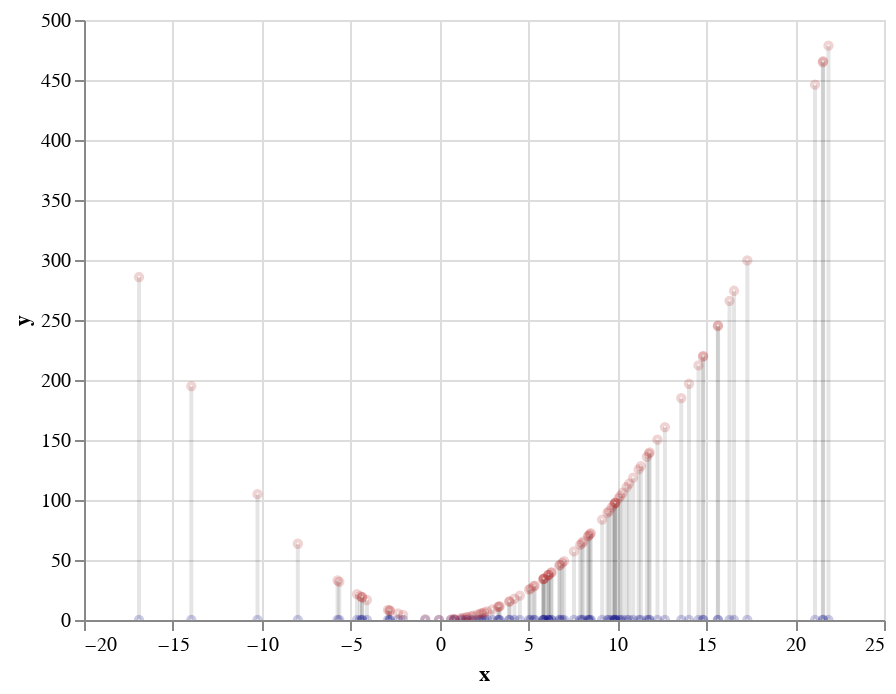

The notebook cell this image was saved under:
### Markdown cell above
### Square the data

The second definitionl of variance includes the square of each $x_i^2$ in the sample. I show the square of each $x_i$ along the y-axis with a red dot. We can see that the red dots sketch the curve of the function $x^2$. I show a little black line leading from each $x_i$ to its corresponding $x_i^2$.

### Code cell
x2_points = make_scatter_chart(size=10, opacity=.2, X=s, Y=[i ** 2 for i in s], color="firebrick")

guide_lines = make_guide_lines(s)

functools.reduce(lambda a,b : a+b,guide_lines + [x_points  + x2_points])

### Figure 1 — Vega-Lite specification as saved in the notebook (floating-point values rounded to 4 significant figures)
{"$schema": "https://vega.github.io/schema/vega-lite/v2.6.0.json", "config": {"view": {"height": 300, "width": 400}}, "layer": [{"data": {"values": [{"x": 10.07, "y": 0}, {"x": 10.07, "y": 101.4}]}, "encoding": {"x": {"field": "x", "type": "quantitative"}, "y": {"field": "y", "type": "quantitative"}}, "mark": {"color": "black", "opacity": 0.1, "type": "line"}}, {"data": {"values": [{"x": 21.56, "y": 0}, {"x": 21.56, "y": 464.8}]}, "encoding": {"x": {"field": "x", "type": "quantitative"}, "y": {"field": "y", "type": "quantitative"}}, "mark": {"color": "black", "opacity": 0.1, "type": "line"}}, {"data": {"values": [{"x": 6.781, "y": 0}, {"x": 6.781, "y": 45.99}]}, "encoding": {"x": {"field": "x", "type": "quantitative"}, "y": {"field": "y", "type": "quantitative"}}, "mark": {"color": "black", "opacity": 0.1, "type": "line"}}, {"data": {"values": [{"x": 2.395, "y": 0}, {"x": 2.395, "y": 5.736}]}, "encoding": {"x": {"field": "x", "type": "quantitative"}, "y": {"field": "y", "type": "quantitative"}}, "mark": {"color": "black", "opacity": 0.1, "type": "line"}}, {"data": {"values": [{"x": 5.355, "y": 0}, {"x": 5.355, "y": 28.68}]}, "encoding": {"x": {"field": "x", "type": "quantitative"}, "y": {"field": "y", "type": "quantitative"}}, "mark": {"color": "black", "opacity": 0.1, "type": "line"}}, {"data": {"values": [{"x": 0.6463, "y": 0}, {"x": 0.6463, "y": 0.4177}]}, "encoding": {"x": {"field": "x", "type": "quantitative"}, "y": {"field": "y", "type": "quantitative"}}, "mark": {"color": "black", "opacity": 0.1, "type": "line"}}, {"data": {"values": [{"x": 5.817, "y": 0}, {"x": 5.817, "y": 33.84}]}, "encoding": {"x": {"field": "x", "type": "quantitative"}, "y": {"field": "y", "type": "quantitative"}}, "mark": {"color": "black", "opacity": 0.1, "type": "line"}}, {"data": {"values": [{"x": 9.885, "y": 0}, {"x": 9.885, "y": 97.72}]}, "encoding": {"x": {"field": "x", "type": "quantitative"}, "y": {"field": "y", "type": "quantitative"}}, "mark": {"color": "black", "opacity": 0.1, "type": "line"}}, {"data": {"values": [{"x": 10.3, "y": 0}, {"x": 10.3, "y": 106.0}]}, "encoding": {"x": {"field": "x", "type": "quantitative"}, "y": {"field": "y", "type": "quantitative"}}, "mark": {"color": "black", "opacity": 0.1, "type": "line"}}, {"data": {"values": [{"x": 10.52, "y": 0}, {"x": 10.52, "y": 110.7}]}, "encoding": {"x": {"field": "x", "type": "quantitative"}, "y": {"field": "y", "type": "quantitative"}}, "mark": {"color": "black", "opacity": 0.1, "type": "line"}}, {"data": {"values": [{"x": -4.646, "y": 0}, {"x": -4.646, "y": 21.58}]}, "encoding": {"x": {"field": "x", "type": "quantitative"}, "y": {"field": "y", "type": "quantitative"}}, "mark": {"color": "black", "opacity": 0.1, "type": "line"}}, {"data": {"values": [{"x": 10.66, "y": 0}, {"x": 10.66, "y": 113.7}]}, "encoding": {"x": {"field": "x", "type": "quantitative"}, "y": {"field": "y", "type": "quantitative"}}, "mark": {"color": "black", "opacity": 0.1, "type": "line"}}, {"data": {"values": [{"x": 0.8263, "y": 0}, {"x": 0.8263, "y": 0.6828}]}, "encoding": {"x": {"field": "x", "type": "quantitative"}, "y": {"field": "y", "type": "quantitative"}}, "mark": {"color": "black", "opacity": 0.1, "type": "line"}}, {"data": {"values": [{"x": 16.31, "y": 0}, {"x": 16.31, "y": 266.0}]}, "encoding": {"x": {"field": "x", "type": "quantitative"}, "y": {"field": "y", "type": "quantitative"}}, "mark": {"color": "black", "opacity": 0.1, "type": "line"}}, {"data": {"values": [{"x": 6.115, "y": 0}, {"x": 6.115, "y": 37.39}]}, "encoding": {"x": {"field": "x", "type": "quantitative"}, "y": {"field": "y", "type": "quantitative"}}, "mark": {"color": "black", "opacity": 0.1, "type": "line"}}, {"data": {"values": [{"x": 0.8368, "y": 0}, {"x": 0.8368, "y": 0.7003}]}, "encoding": {"x": {"field": "x", "type": "quantitative"}, "y": {"field": "y", "type": "quantitative"}}, "mark": {"color": "black", "opacity": 0.1, "type": "line"}}, {"data": {"values": [{"x": -2.334, "y": 0}, {"x": -2.334, "y": 5.447}]}, "encoding": {"x": {"field": "x", "type": "quantitative"}, "y": {"field": "y", "type": "quantitative"}}, "mark": {"color": "black", "opacity": 0.1, "type": "line"}}, {"data": {"values": [{"x": 21.88, "y": 0}, {"x": 21.88, "y": 478.6}]}, "encoding": {"x": {"field": "x", "type": "quantitative"}, "y": {"field": "y", "type": "quantitative"}}, "mark": {"color": "black", "opacity": 0.1, "type": "line"}}, {"data": {"values": [{"x": -4.463, "y": 0}, {"x": -4.463, "y": 19.92}]}, "encoding": {"x": {"field": "x", "type": "quantitative"}, "y": {"field": "y", "type": "quantitative"}}, "mark": {"color": "black", "opacity": 0.1, "type": "line"}}, {"data": {"values": [{"x": 1.563, "y": 0}, {"x": 1.563, "y": 2.442}]}, "encoding": {"x": {"field": "x", "type": "quantitative"}, "y": {"field": "y", "type": "quantitative"}}, "mark": {"color": "black", "opacity": 0.1, "type": "line"}}, {"data": {"values": [{"x": 8.511, "y": 0}, {"x": 8.511, "y": 72.44}]}, "encoding": {"x": {"field": "x", "type": "quantitative"}, "y": {"field": "y", "type": "quantitative"}}, "mark": {"color": "black", "opacity": 0.1, "type": "line"}}, {"data": {"values": [{"x": 7.91, "y": 0}, {"x": 7.91, "y": 62.58}]}, "encoding": {"x": {"field": "x", "type": "quantitative"}, "y": {"field": "y", "type": "quantitative"}}, "mark": {"color": "black", "opacity": 0.1, "type": "line"}}, {"data": {"values": [{"x": -2.903, "y": 0}, {"x": -2.903, "y": 8.426}]}, "encoding": {"x": {"field": "x", "type": "quantitative"}, "y": {"field": "y", "type": "quantitative"}}, "mark": {"color": "black", "opacity": 0.1, "type": "line"}}, {"data": {"values": [{"x": 5.302, "y": 0}, {"x": 5.302, "y": 28.11}]}, "encoding": {"x": {"field": "x", "type": "quantitative"}, "y": {"field": "y", "type": "quantitative"}}, "mark": {"color": "black", "opacity": 0.1, "type": "line"}}, {"data": {"values": [{"x": -2.05, "y": 0}, {"x": -2.05, "y": 4.204}]}, "encoding": {"x": {"field": "x", "type": "quantitative"}, "y": {"field": "y", "type": "quantitative"}}, "mark": {"color": "black", "opacity": 0.1, "type": "line"}}, {"data": {"values": [{"x": 2.508, "y": 0}, {"x": 2.508, "y": 6.292}]}, "encoding": {"x": {"field": "x", "type": "quantitative"}, "y": {"field": "y", "type": "quantitative"}}, "mark": {"color": "black", "opacity": 0.1, "type": "line"}}, {"data": {"values": [{"x": 5.852, "y": 0}, {"x": 5.852, "y": 34.25}]}, "encoding": {"x": {"field": "x", "type": "quantitative"}, "y": {"field": "y", "type": "quantitative"}}, "mark": {"color": "black", "opacity": 0.1, "type": "line"}}, {"data": {"values": [{"x": 14.81, "y": 0}, {"x": 14.81, "y": 219.4}]}, "encoding": {"x": {"field": "x", "type": "quantitative"}, "y": {"field": "y", "type": "quantitative"}}, "mark": {"color": "black", "opacity": 0.1, "type": "line"}}, {"data": {"values": [{"x": -16.91, "y": 0}, {"x": -16.91, "y": 285.8}]}, "encoding": {"x": {"field": "x", "type": "quantitative"}, "y": {"field": "y", "type": "quantitative"}}, "mark": {"color": "black", "opacity": 0.1, "type": "line"}}, {"data": {"values": [{"x": -4.085, "y": 0}, {"x": -4.085, "y": 16.69}]}, "encoding": {"x": {"field": "x", "type": "quantitative"}, "y": {"field": "y", "type": "quantitative"}}, "mark": {"color": "black", "opacity": 0.1, "type": "line"}}, {"data": {"values": [{"x": 1.909, "y": 0}, {"x": 1.909, "y": 3.643}]}, "encoding": {"x": {"field": "x", "type": "quantitative"}, "y": {"field": "y", "type": "quantitative"}}, "mark": {"color": "black", "opacity": 0.1, "type": "line"}}, {"data": {"values": [{"x": 6.132, "y": 0}, {"x": 6.132, "y": 37.61}]}, "encoding": {"x": {"field": "x", "type": "quantitative"}, "y": {"field": "y", "type": "quantitative"}}, "mark": {"color": "black", "opacity": 0.1, "type": "line"}}, {"data": {"values": [{"x": 10.17, "y": 0}, {"x": 10.17, "y": 103.3}]}, "encoding": {"x": {"field": "x", "type": "quantitative"}, "y": {"field": "y", "type": "quantitative"}}, "mark": {"color": "black", "opacity": 0.1, "type": "line"}}, {"data": {"values": [{"x": 8.388, "y": 0}, {"x": 8.388, "y": 70.35}]}, "encoding": {"x": {"field": "x", "type": "quantitative"}, "y": {"field": "y", "type": "quantitative"}}, "mark": {"color": "black", "opacity": 0.1, "type": "line"}}, {"data": {"values": [{"x": 15.65, "y": 0}, {"x": 15.65, "y": 244.9}]}, "encoding": {"x": {"field": "x", "type": "quantitative"}, "y": {"field": "y", "type": "quantitative"}}, "mark": {"color": "black", "opacity": 0.1, "type": "line"}}, {"data": {"values": [{"x": -2.813, "y": 0}, {"x": -2.813, "y": 7.911}]}, "encoding": {"x": {"field": "x", "type": "quantitative"}, "y": {"field": "y", "type": "quantitative"}}, "mark": {"color": "black", "opacity": 0.1, "type": "line"}}, {"data": {"values": [{"x": 9.802, "y": 0}, {"x": 9.802, "y": 96.08}]}, "encoding": {"x": {"field": "x", "type": "quantitative"}, "y": {"field": "y", "type": "quantitative"}}, "mark": {"color": "black", "opacity": 0.1, "type": "line"}}, {"data": {"values": [{"x": 4.514, "y": 0}, {"x": 4.514, "y": 20.38}]}, "encoding": {"x": {"field": "x", "type": "quantitative"}, "y": {"field": "y", "type": "quantitative"}}, "mark": {"color": "black", "opacity": 0.1, "type": "line"}}, {"data": {"values": [{"x": 6.898, "y": 0}, {"x": 6.898, "y": 47.58}]}, "encoding": {"x": {"field": "x", "type": "quantitative"}, "y": {"field": "y", "type": "quantitative"}}, "mark": {"color": "black", "opacity": 0.1, "type": "line"}}, {"data": {"values": [{"x": 14.03, "y": 0}, {"x": 14.03, "y": 196.9}]}, "encoding": {"x": {"field": "x", "type": "quantitative"}, "y": {"field": "y", "type": "quantitative"}}, "mark": {"color": "black", "opacity": 0.1, "type": "line"}}, {"data": {"values": [{"x": -10.24, "y": 0}, {"x": -10.24, "y": 104.8}]}, "encoding": {"x": {"field": "x", "type": "quantitative"}, "y": {"field": "y", "type": "quantitative"}}, "mark": {"color": "black", "opacity": 0.1, "type": "line"}}, {"data": {"values": [{"x": 11.78, "y": 0}, {"x": 11.78, "y": 138.7}]}, "encoding": {"x": {"field": "x", "type": "quantitative"}, "y": {"field": "y", "type": "quantitative"}}, "mark": {"color": "black", "opacity": 0.1, "type": "line"}}, {"data": {"values": [{"x": -7.971, "y": 0}, {"x": -7.971, "y": 63.54}]}, "encoding": {"x": {"field": "x", "type": "quantitative"}, "y": {"field": "y", "type": "quantitative"}}, "mark": {"color": "black", "opacity": 0.1, "type": "line"}}, {"data": {"values": [{"x": 3.941, "y": 0}, {"x": 3.941, "y": 15.53}]}, "encoding": {"x": {"field": "x", "type": "quantitative"}, "y": {"field": "y", "type": "quantitative"}}, "mark": {"color": "black", "opacity": 0.1, "type": "line"}}, {"data": {"values": [{"x": 10.89, "y": 0}, {"x": 10.89, "y": 118.6}]}, "encoding": {"x": {"field": "x", "type": "quantitative"}, "y": {"field": "y", "type": "quantitative"}}, "mark": {"color": "black", "opacity": 0.1, "type": "line"}}, {"data": {"values": [{"x": 1.303, "y": 0}, {"x": 1.303, "y": 1.698}]}, "encoding": {"x": {"field": "x", "type": "quantitative"}, "y": {"field": "y", "type": "quantitative"}}, "mark": {"color": "black", "opacity": 0.1, "type": "line"}}, {"data": {"values": [{"x": 7.561, "y": 0}, {"x": 7.561, "y": 57.17}]}, "encoding": {"x": {"field": "x", "type": "quantitative"}, "y": {"field": "y", "type": "quantitative"}}, "mark": {"color": "black", "opacity": 0.1, "type": "line"}}, {"data": {"values": [{"x": 6.285, "y": 0}, {"x": 6.285, "y": 39.5}]}, "encoding": {"x": {"field": "x", "type": "quantitative"}, "y": {"field": "y", "type": "quantitative"}}, "mark": {"color": "black", "opacity": 0.1, "type": "line"}}, {"data": {"values": [{"x": 4.208, "y": 0}, {"x": 4.208, "y": 17.7}]}, "encoding": {"x": {"field": "x", "type": "quantitative"}, "y": {"field": "y", "type": "quantitative"}}, "mark": {"color": "black", "opacity": 0.1, "type": "line"}}, {"data": {"values": [{"x": 2.146, "y": 0}, {"x": 2.146, "y": 4.607}]}, "encoding": {"x": {"field": "x", "type": "quantitative"}, "y": {"field": "y", "type": "quantitative"}}, "mark": {"color": "black", "opacity": 0.1, "type": "line"}}, {"data": {"values": [{"x": 8.455, "y": 0}, {"x": 8.455, "y": 71.49}]}, "encoding": {"x": {"field": "x", "type": "quantitative"}, "y": {"field": "y", "type": "quantitative"}}, "mark": {"color": "black", "opacity": 0.1, "type": "line"}}, {"data": {"values": [{"x": 3.383, "y": 0}, {"x": 3.383, "y": 11.44}]}, "encoding": {"x": {"field": "x", "type": "quantitative"}, "y": {"field": "y", "type": "quantitative"}}, "mark": {"color": "black", "opacity": 0.1, "type": "line"}}, {"data": {"values": [{"x": -0.8022, "y": 0}, {"x": -0.8022, "y": 0.6435}]}, "encoding": {"x": {"field": "x", "type": "quantitative"}, "y": {"field": "y", "type": "quantitative"}}, "mark": {"color": "black", "opacity": 0.1, "type": "line"}}, {"data": {"values": [{"x": 12.68, "y": 0}, {"x": 12.68, "y": 160.7}]}, "encoding": {"x": {"field": "x", "type": "quantitative"}, "y": {"field": "y", "type": "quantitative"}}, "mark": {"color": "black", "opacity": 0.1, "type": "line"}}, {"data": {"values": [{"x": 5.864, "y": 0}, {"x": 5.864, "y": 34.39}]}, "encoding": {"x": {"field": "x", "type": "quantitative"}, "y": {"field": "y", "type": "quantitative"}}, "mark": {"color": "black", "opacity": 0.1, "type": "line"}}, {"data": {"values": [{"x": 11.66, "y": 0}, {"x": 11.66, "y": 136.0}]}, "encoding": {"x": {"field": "x", "type": "quantitative"}, "y": {"field": "y", "type": "quantitative"}}, "mark": {"color": "black", "opacity": 0.1, "type": "line"}}, {"data": {"values": [{"x": 3.915, "y": 0}, {"x": 3.915, "y": 15.33}]}, "encoding": {"x": {"field": "x", "type": "quantitative"}, "y": {"field": "y", "type": "quantitative"}}, "mark": {"color": "black", "opacity": 0.1, "type": "line"}}, {"data": {"values": [{"x": -2.785, "y": 0}, {"x": -2.785, "y": 7.755}]}, "encoding": {"x": {"field": "x", "type": "quantitative"}, "y": {"field": "y", "type": "quantitative"}}, "mark": {"color": "black", "opacity": 0.1, "type": "line"}}, {"data": {"values": [{"x": 6.296, "y": 0}, {"x": 6.296, "y": 39.63}]}, "encoding": {"x": {"field": "x", "type": "quantitative"}, "y": {"field": "y", "type": "quantitative"}}, "mark": {"color": "black", "opacity": 0.1, "type": "line"}}, {"data": {"values": [{"x": 17.31, "y": 0}, {"x": 17.31, "y": 299.7}]}, "encoding": {"x": {"field": "x", "type": "quantitative"}, "y": {"field": "y", "type": "quantitative"}}, "mark": {"color": "black", "opacity": 0.1, "type": "line"}}, {"data": {"values": [{"x": 9.525, "y": 0}, {"x": 9.525, "y": 90.73}]}, "encoding": {"x": {"field": "x", "type": "quantitative"}, "y": {"field": "y", "type": "quantitative"}}, "mark": {"color": "black", "opacity": 0.1, "type": "line"}}, {"data": {"values": [{"x": 21.12, "y": 0}, {"x": 21.12, "y": 446.1}]}, "encoding": {"x": {"field": "x", "type": "quantitative"}, "y": {"field": "y", "type": "quantitative"}}, "mark": {"color": "black", "opacity": 0.1, "type": "line"}}, {"data": {"values": [{"x": -5.639, "y": 0}, {"x": -5.639, "y": 31.8}]}, "encoding": {"x": {"field": "x", "type": "quantitative"}, "y": {"field": "y", "type": "quantitative"}}, "mark": {"color": "black", "opacity": 0.1, "type": "line"}}, {"data": {"values": [{"x": 11.82, "y": 0}, {"x": 11.82, "y": 139.7}]}, "encoding": {"x": {"field": "x", "type": "quantitative"}, "y": {"field": "y", "type": "quantitative"}}, "mark": {"color": "black", "opacity": 0.1, "type": "line"}}, {"data": {"values": [{"x": 9.871, "y": 0}, {"x": 9.871, "y": 97.43}]}, "encoding": {"x": {"field": "x", "type": "quantitative"}, "y": {"field": "y", "type": "quantitative"}}, "mark": {"color": "black", "opacity": 0.1, "type": "line"}}, {"data": {"values": [{"x": 12.26, "y": 0}, {"x": 12.26, "y": 150.2}]}, "encoding": {"x": {"field": "x", "type": "quantitative"}, "y": {"field": "y", "type": "quantitative"}}, "mark": {"color": "black", "opacity": 0.1, "type": "line"}}, {"data": {"values": [{"x": 5.035, "y": 0}, {"x": 5.035, "y": 25.35}]}, "encoding": {"x": {"field": "x", "type": "quantitative"}, "y": {"field": "y", "type": "quantitative"}}, "mark": {"color": "black", "opacity": 0.1, "type": "line"}}, {"data": {"values": [{"x": 2.3, "y": 0}, {"x": 2.3, "y": 5.289}]}, "encoding": {"x": {"field": "x", "type": "quantitative"}, "y": {"field": "y", "type": "quantitative"}}, "mark": {"color": "black", "opacity": 0.1, "type": "line"}}, {"data": {"values": [{"x": 8.354, "y": 0}, {"x": 8.354, "y": 69.79}]}, "encoding": {"x": {"field": "x", "type": "quantitative"}, "y": {"field": "y", "type": "quantitative"}}, "mark": {"color": "black", "opacity": 0.1, "type": "line"}}, {"data": {"values": [{"x": 6.728, "y": 0}, {"x": 6.728, "y": 45.27}]}, "encoding": {"x": {"field": "x", "type": "quantitative"}, "y": {"field": "y", "type": "quantitative"}}, "mark": {"color": "black", "opacity": 0.1, "type": "line"}}, {"data": {"values": [{"x": 14.84, "y": 0}, {"x": 14.84, "y": 220.2}]}, "encoding": {"x": {"field": "x", "type": "quantitative"}, "y": {"field": "y", "type": "quantitative"}}, "mark": {"color": "black", "opacity": 0.1, "type": "line"}}, {"data": {"values": [{"x": -4.355, "y": 0}, {"x": -4.355, "y": 18.97}]}, "encoding": {"x": {"field": "x", "type": "quantitative"}, "y": {"field": "y", "type": "quantitative"}}, "mark": {"color": "black", "opacity": 0.1, "type": "line"}}, {"data": {"values": [{"x": 15.67, "y": 0}, {"x": 15.67, "y": 245.5}]}, "encoding": {"x": {"field": "x", "type": "quantitative"}, "y": {"field": "y", "type": "quantitative"}}, "mark": {"color": "black", "opacity": 0.1, "type": "line"}}, {"data": {"values": [{"x": 21.58, "y": 0}, {"x": 21.58, "y": 465.7}]}, "encoding": {"x": {"field": "x", "type": "quantitative"}, "y": {"field": "y", "type": "quantitative"}}, "mark": {"color": "black", "opacity": 0.1, "type": "line"}}, {"data": {"values": [{"x": 14.56, "y": 0}, {"x": 14.56, "y": 212.1}]}, "encoding": {"x": {"field": "x", "type": "quantitative"}, "y": {"field": "y", "type": "quantitative"}}, "mark": {"color": "black", "opacity": 0.1, "type": "line"}}, {"data": {"values": [{"x": 7.008, "y": 0}, {"x": 7.008, "y": 49.11}]}, "encoding": {"x": {"field": "x", "type": "quantitative"}, "y": {"field": "y", "type": "quantitative"}}, "mark": {"color": "black", "opacity": 0.1, "type": "line"}}, {"data": {"values": [{"x": 2.971, "y": 0}, {"x": 2.971, "y": 8.824}]}, "encoding": {"x": {"field": "x", "type": "quantitative"}, "y": {"field": "y", "type": "quantitative"}}, "mark": {"color": "black", "opacity": 0.1, "type": "line"}}, {"data": {"values": [{"x": 8.088, "y": 0}, {"x": 8.088, "y": 65.42}]}, "encoding": {"x": {"field": "x", "type": "quantitative"}, "y": {"field": "y", "type": "quantitative"}}, "mark": {"color": "black", "opacity": 0.1, "type": "line"}}, {"data": {"values": [{"x": 1.775, "y": 0}, {"x": 1.775, "y": 3.152}]}, "encoding": {"x": {"field": "x", "type": "quantitative"}, "y": {"field": "y", "type": "quantitative"}}, "mark": {"color": "black", "opacity": 0.1, "type": "line"}}, {"data": {"values": [{"x": -0.03334, "y": 0}, {"x": -0.03334, "y": 0.001112}]}, "encoding": {"x": {"field": "x", "type": "quantitative"}, "y": {"field": "y", "type": "quantitative"}}, "mark": {"color": "black", "opacity": 0.1, "type": "line"}}, {"data": {"values": [{"x": 16.56, "y": 0}, {"x": 16.56, "y": 274.3}]}, "encoding": {"x": {"field": "x", "type": "quantitative"}, "y": {"field": "y", "type": "quantitative"}}, "mark": {"color": "black", "opacity": 0.1, "type": "line"}}, {"data": {"values": [{"x": 1.194, "y": 0}, {"x": 1.194, "y": 1.425}]}, "encoding": {"x": {"field": "x", "type": "quantitative"}, "y": {"field": "y", "type": "quantitative"}}, "mark": {"color": "black", "opacity": 0.1, "type": "line"}}, {"data": {"values": [{"x": -5.738, "y": 0}, {"x": -5.738, "y": 32.92}]}, "encoding": {"x": {"field": "x", "type": "quantitative"}, "y": {"field": "y", "type": "quantitative"}}, "mark": {"color": "black", "opacity": 0.1, "type": "line"}}, {"data": {"values": [{"x": 9.88, "y": 0}, {"x": 9.88, "y": 97.62}]}, "encoding": {"x": {"field": "x", "type": "quantitative"}, "y": {"field": "y", "type": "quantitative"}}, "mark": {"color": "black", "opacity": 0.1, "type": "line"}}, {"data": {"values": [{"x": 2.676, "y": 0}, {"x": 2.676, "y": 7.159}]}, "encoding": {"x": {"field": "x", "type": "quantitative"}, "y": {"field": "y", "type": "quantitative"}}, "mark": {"color": "black", "opacity": 0.1, "type": "line"}}, {"data": {"values": [{"x": 13.6, "y": 0}, {"x": 13.6, "y": 184.8}]}, "encoding": {"x": {"field": "x", "type": "quantitative"}, "y": {"field": "y", "type": "quantitative"}}, "mark": {"color": "black", "opacity": 0.1, "type": "line"}}, {"data": {"values": [{"x": 7.997, "y": 0}, {"x": 7.997, "y": 63.96}]}, "encoding": {"x": {"field": "x", "type": "quantitative"}, "y": {"field": "y", "type": "quantitative"}}, "mark": {"color": "black", "opacity": 0.1, "type": "line"}}, {"data": {"values": [{"x": 6.124, "y": 0}, {"x": 6.124, "y": 37.5}]}, "encoding": {"x": {"field": "x", "type": "quantitative"}, "y": {"field": "y", "type": "quantitative"}}, "mark": {"color": "black", "opacity": 0.1, "type": "line"}}, {"data": {"values": [{"x": -4.355, "y": 0}, {"x": -4.355, "y": 18.97}]}, "encoding": {"x": {"field": "x", "type": "quantitative"}, "y": {"field": "y", "type": "quantitative"}}, "mark": {"color": "black", "opacity": 0.1, "type": "line"}}, {"data": {"values": [{"x": 9.447, "y": 0}, {"x": 9.447, "y": 89.25}]}, "encoding": {"x": {"field": "x", "type": "quantitative"}, "y": {"field": "y", "type": "quantitative"}}, "mark": {"color": "black", "opacity": 0.1, "type": "line"}}, {"data": {"values": [{"x": 5.888, "y": 0}, {"x": 5.888, "y": 34.67}]}, "encoding": {"x": {"field": "x", "type": "quantitative"}, "y": {"field": "y", "type": "quantitative"}}, "mark": {"color": "black", "opacity": 0.1, "type": "line"}}, {"data": {"values": [{"x": 1.488, "y": 0}, {"x": 1.488, "y": 2.215}]}, "encoding": {"x": {"field": "x", "type": "quantitative"}, "y": {"field": "y", "type": "quantitative"}}, "mark": {"color": "black", "opacity": 0.1, "type": "line"}}, {"data": {"values": [{"x": 3.296, "y": 0}, {"x": 3.296, "y": 10.87}]}, "encoding": {"x": {"field": "x", "type": "quantitative"}, "y": {"field": "y", "type": "quantitative"}}, "mark": {"color": "black", "opacity": 0.1, "type": "line"}}, {"data": {"values": [{"x": -13.96, "y": 0}, {"x": -13.96, "y": 194.9}]}, "encoding": {"x": {"field": "x", "type": "quantitative"}, "y": {"field": "y", "type": "quantitative"}}, "mark": {"color": "black", "opacity": 0.1, "type": "line"}}, {"data": {"values": [{"x": 5.118, "y": 0}, {"x": 5.118, "y": 26.2}]}, "encoding": {"x": {"field": "x", "type": "quantitative"}, "y": {"field": "y", "type": "quantitative"}}, "mark": {"color": "black", "opacity": 0.1, "type": "line"}}, {"data": {"values": [{"x": 9.684, "y": 0}, {"x": 9.684, "y": 93.78}]}, "encoding": {"x": {"field": "x", "type": "quantitative"}, "y": {"field": "y", "type": "quantitative"}}, "mark": {"color": "black", "opacity": 0.1, "type": "line"}}, {"data": {"values": [{"x": 9.145, "y": 0}, {"x": 9.145, "y": 83.63}]}, "encoding": {"x": {"field": "x", "type": "quantitative"}, "y": {"field": "y", "type": "quantitative"}}, "mark": {"color": "black", "opacity": 0.1, "type": "line"}}, {"data": {"values": [{"x": 11.2, "y": 0}, {"x": 11.2, "y": 125.5}]}, "encoding": {"x": {"field": "x", "type": "quantitative"}, "y": {"field": "y", "type": "quantitative"}}, "mark": {"color": "black", "opacity": 0.1, "type": "line"}}, {"data": {"values": [{"x": 11.32, "y": 0}, {"x": 11.32, "y": 128.2}]}, "encoding": {"x": {"field": "x", "type": "quantitative"}, "y": {"field": "y", "type": "quantitative"}}, "mark": {"color": "black", "opacity": 0.1, "type": "line"}}, {"data": {"values": [{"x": 3.336, "y": 0}, {"x": 3.336, "y": 11.13}]}, "encoding": {"x": {"field": "x", "type": "quantitative"}, "y": {"field": "y", "type": "quantitative"}}, "mark": {"color": "black", "opacity": 0.1, "type": "line"}}, {"layer": [{"data": {"values": [{"x": 10.07, "y": 0}, {"x": 21.56, "y": 0}, {"x": 6.781, "y": 0}, {"x": 2.395, "y": 0}, {"x": 5.355, "y": 0}, {"x": 0.6463, "y": 0}, {"x": 5.817, "y": 0}, {"x": 9.885, "y": 0}, {"x": 10.3, "y": 0}, {"x": 10.52, "y": 0}, {"x": -4.646, "y": 0}, {"x": 10.66, "y": 0}, {"x": 0.8263, "y": 0}, {"x": 16.31, "y": 0}, {"x": 6.115, "y": 0}, {"x": 0.8368, "y": 0}, {"x": -2.334, "y": 0}, {"x": 21.88, "y": 0}, {"x": -4.463, "y": 0}, {"x": 1.563, "y": 0}, {"x": 8.511, "y": 0}, {"x": 7.91, "y": 0}, {"x": -2.903, "y": 0}, {"x": 5.302, "y": 0}, {"x": -2.05, "y": 0}, {"x": 2.508, "y": 0}, {"x": 5.852, "y": 0}, {"x": 14.81, "y": 0}, {"x": -16.91, "y": 0}, {"x": -4.085, "y": 0}, {"x": 1.909, "y": 0}, {"x": 6.132, "y": 0}, {"x": 10.17, "y": 0}, {"x": 8.388, "y": 0}, {"x": 15.65, "y": 0}, {"x": -2.813, "y": 0}, {"x": 9.802, "y": 0}, {"x": 4.514, "y": 0}, {"x": 6.898, "y": 0}, {"x": 14.03, "y": 0}, {"x": -10.24, "y": 0}, {"x": 11.78, "y": 0}, {"x": -7.971, "y": 0}, {"x": 3.941, "y": 0}, {"x": 10.89, "y": 0}, {"x": 1.303, "y": 0}, {"x": 7.561, "y": 0}, {"x": 6.285, "y": 0}, {"x": 4.208, "y": 0}, {"x": 2.146, "y": 0}, {"x": 8.455, "y": 0}, {"x": 3.383, "y": 0}, {"x": -0.8022, "y": 0}, {"x": 12.68, "y": 0}, {"x": 5.864, "y": 0}, {"x": 11.66, "y": 0}, {"x": 3.915, "y": 0}, {"x": -2.785, "y": 0}, {"x": 6.296, "y": 0}, {"x": 17.31, "y": 0}, {"x": 9.525, "y": 0}, {"x": 21.12, "y": 0}, {"x": -5.639, "y": 0}, {"x": 11.82, "y": 0}, {"x": 9.871, "y": 0}, {"x": 12.26, "y": 0}, {"x": 5.035, "y": 0}, {"x": 2.3, "y": 0}, {"x": 8.354, "y": 0}, {"x": 6.728, "y": 0}, {"x": 14.84, "y": 0}, {"x": -4.355, "y": 0}, {"x": 15.67, "y": 0}, {"x": 21.58, "y": 0}, {"x": 14.56, "y": 0}, {"x": 7.008, "y": 0}, {"x": 2.971, "y": 0}, {"x": 8.088, "y": 0}, {"x": 1.775, "y": 0}, {"x": -0.03334, "y": 0}, {"x": 16.56, "y": 0}, {"x": 1.194, "y": 0}, {"x": -5.738, "y": 0}, {"x": 9.88, "y": 0}, {"x": 2.676, "y": 0}, {"x": 13.6, "y": 0}, {"x": 7.997, "y": 0}, {"x": 6.124, "y": 0}, {"x": -4.355, "y": 0}, {"x": 9.447, "y": 0}, {"x": 5.888, "y": 0}, {"x": 1.488, "y": 0}, {"x": 3.296, "y": 0}, {"x": -13.96, "y": 0}, {"x": 5.118, "y": 0}, {"x": 9.684, "y": 0}, {"x": 9.145, "y": 0}, {"x": 11.2, "y": 0}, {"x": 11.32, "y": 0}, {"x": 3.336, "y": 0}]}, "encoding": {"x": {"field": "x", "type": "quantitative"}, "y": {"field": "y", "type": "quantitative"}}, "mark": {"clip": true, "color": "darkblue", "opacity": 0.2, "size": 10, "type": "point"}}, {"data": {"values": [{"x": 10.07, "y": 101.4}, {"x": 21.56, "y": 464.8}, {"x": 6.781, "y": 45.99}, {"x": 2.395, "y": 5.736}, {"x": 5.355, "y": 28.68}, {"x": 0.6463, "y": 0.4177}, {"x": 5.817, "y": 33.84}, {"x": 9.885, "y": 97.72}, {"x": 10.3, "y": 106.0}, {"x": 10.52, "y": 110.7}, {"x": -4.646, "y": 21.58}, {"x": 10.66, "y": 113.7}, {"x": 0.8263, "y": 0.6828}, {"x": 16.31, "y": 266.0}, {"x": 6.115, "y": 37.39}, {"x": 0.8368, "y": 0.7003}, {"x": -2.334, "y": 5.447}, {"x": 21.88, "y": 478.6}, {"x": -4.463, "y": 19.92}, {"x": 1.563, "y": 2.442}, {"x": 8.511, "y": 72.44}, {"x": 7.91, "y": 62.58}, {"x": -2.903, "y": 8.426}, {"x": 5.302, "y": 28.11}, {"x": -2.05, "y": 4.204}, {"x": 2.508, "y": 6.292}, {"x": 5.852, "y": 34.25}, {"x": 14.81, "y": 219.4}, {"x": -16.91, "y": 285.8}, {"x": -4.085, "y": 16.69}, {"x": 1.909, "y": 3.643}, {"x": 6.132, "y": 37.61}, {"x": 10.17, "y": 103.3}, {"x": 8.388, "y": 70.35}, {"x": 15.65, "y": 244.9}, {"x": -2.813, "y": 7.911}, {"x": 9.802, "y": 96.08}, {"x": 4.514, "y": 20.38}, {"x": 6.898, "y": 47.58}, {"x": 14.03, "y": 196.9}, {"x": -10.24, "y": 104.8}, {"x": 11.78, "y": 138.7}, {"x": -7.971, "y": 63.54}, {"x": 3.941, "y": 15.53}, {"x": 10.89, "y": 118.6}, {"x": 1.303, "y": 1.698}, {"x": 7.561, "y": 57.17}, {"x": 6.285, "y": 39.5}, {"x": 4.208, "y": 17.7}, {"x": 2.146, "y": 4.607}, {"x": 8.455, "y": 71.49}, {"x": 3.383, "y": 11.44}, {"x": -0.8022, "y": 0.6435}, {"x": 12.68, "y": 160.7}, {"x": 5.864, "y": 34.39}, {"x": 11.66, "y": 136.0}, {"x": 3.915, "y": 15.33}, {"x": -2.785, "y": 7.755}, {"x": 6.296, "y": 39.63}, {"x": 17.31, "y": 299.7}, {"x": 9.525, "y": 90.73}, {"x": 21.12, "y": 446.1}, {"x": -5.639, "y": 31.8}, {"x": 11.82, "y": 139.7}, {"x": 9.871, "y": 97.43}, {"x": 12.26, "y": 150.2}, {"x": 5.035, "y": 25.35}, {"x": 2.3, "y": 5.289}, {"x": 8.354, "y": 69.79}, {"x": 6.728, "y": 45.27}, {"x": 14.84, "y": 220.2}, {"x": -4.355, "y": 18.97}, {"x": 15.67, "y": 245.5}, {"x": 21.58, "y": 465.7}, {"x": 14.56, "y": 212.1}, {"x": 7.008, "y": 49.11}, {"x": 2.971, "y": 8.824}, {"x": 8.088, "y": 65.42}, {"x": 1.775, "y": 3.152}, {"x": -0.03334, "y": 0.001112}, {"x": 16.56, "y": 274.3}, {"x": 1.194, "y": 1.425}, {"x": -5.738, "y": 32.92}, {"x": 9.88, "y": 97.62}, {"x": 2.676, "y": 7.159}, {"x": 13.6, "y": 184.8}, {"x": 7.997, "y": 63.96}, {"x": 6.124, "y": 37.5}, {"x": -4.355, "y": 18.97}, {"x": 9.447, "y": 89.25}, {"x": 5.888, "y": 34.67}, {"x": 1.488, "y": 2.215}, {"x": 3.296, "y": 10.87}, {"x": -13.96, "y": 194.9}, {"x": 5.118, "y": 26.2}, {"x": 9.684, "y": 93.78}, {"x": 9.145, "y": 83.63}, {"x": 11.2, "y": 125.5}, {"x": 11.32, "y": 128.2}, {"x": 3.336, "y": 11.13}]}, "encoding": {"x": {"field": "x", "type": "quantitative"}, "y": {"field": "y", "type": "quantitative"}}, "mark": {"clip": true, "color": "firebrick", "opacity": 0.2, "size": 10, "type": "point"}}]}]}
